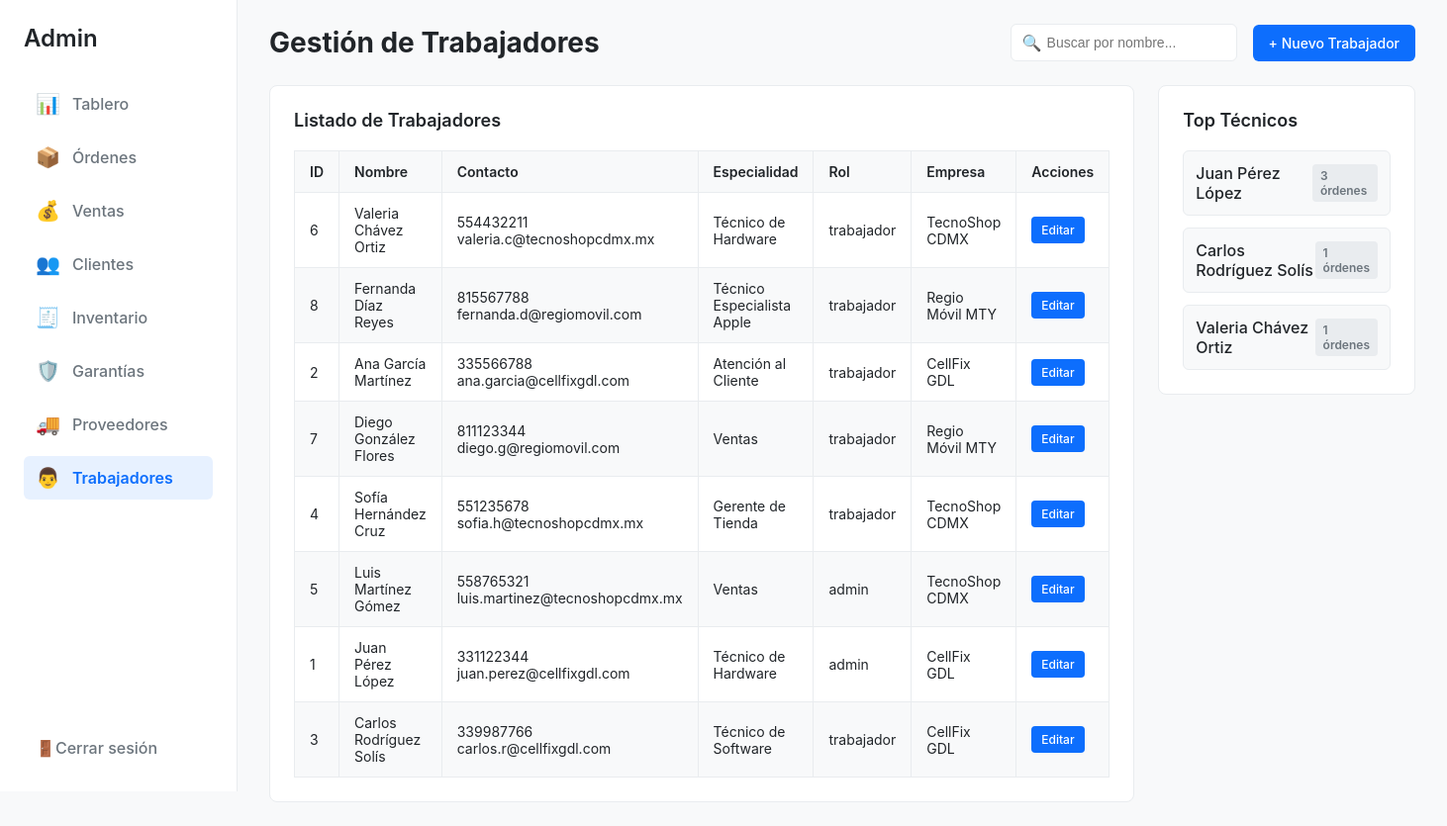
Before: /admin/trabajadores.php (signed in) with the older database file.
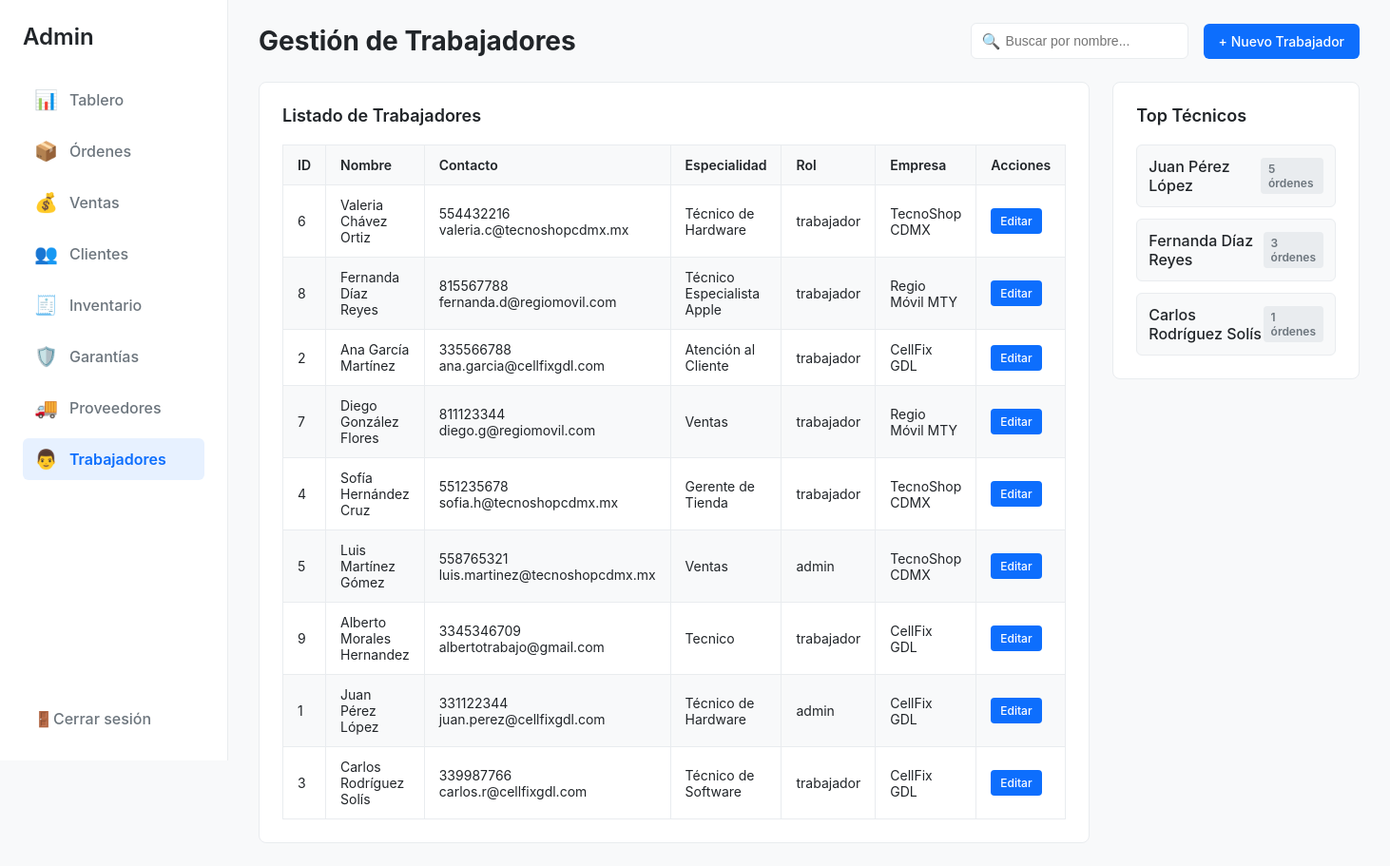
After: the same page with the newer database file.
### tables this page shows
CREATE TABLE `trabajador` (
  `id_trabajador` int(11) NOT NULL,
  `contrasena` varchar(20) NOT NULL,
  `nombre` varchar(100) NOT NULL,
  `apellido` varchar(100) NOT NULL,
  `telefono` varchar(15) NOT NULL,
  `correo` varchar(100) NOT NULL,
  `direccion` varchar(100) NOT NULL,
  `num_direccion` varchar(10) NOT NULL,
  `especialidad` varchar(100) NOT NULL,
  `rol` enum('admin','trabajador') NOT NULL DEFAULT 'trabajador',
  `id_empresa` int(11) NOT NULL
);

CREATE TABLE `empresa` (
  `id_empresa` int(11) NOT NULL,
  `nombre_empresa` varchar(100) NOT NULL,
  `telefono` varchar(15) NOT NULL,
  `correo` varchar(100) NOT NULL,
  `direccion` varchar(100) NOT NULL
);

### html/admin/trabajadores.php (the view, shortened to what the changed rows need)
<?php
require '../config/conexion.php';
try{
    $sql_lista = "SELECT
                    t.id_trabajador,
                    t.nombre,
                    t.apellido,
                    t.telefono,
                    t.correo,
                    t.especialidad,
                    t.rol,
                    e.nombre_empresa
                FROM trabajador AS t
                LEFT JOIN empresa AS e ON t.id_empresa = e.id_empresa
                ORDER BY t.apellido ASC, t.nombre ASC";
$stmt_lista = $pdo->query($sql_lista);
$trabajadores = $stmt_lista->fetchAll(PDO::FETCH_ASSOC);
    $sql_top = "SELECT nombre, apellido, total_ordenes
                FROM vista_ranking_tecnicos LIMIT 3";
    $stmt_top = $pdo->query($sql_top);
    $top_tecnicos = $stmt_top->fetchAll(PDO::FETCH_ASSOC);
}
catch (\PDOException $e){
    echo "Error al consultar la base de datos: " . $e->getMessage();
    die();
}
?>
<!DOCTYPE html>
<html lang="es">
<head>
</head>
<body>
    <main class="main-content">
        <header class="main-header">
            <h1>Gestión de Trabajadores</h1>
        </header>
        <section class="page-layout">
            <div class="main-column">
                <div class="card">
                    <h2 class="card-header">Listado de Trabajadores</h2>
                    <table class="data-table">
                        <thead>
                            <tr>
                                <th>ID</th>
                                <th>Nombre</th>
                                <th>Contacto</th>
                                <th>Especialidad</th>
                                <th>Rol</th>
                                <th>Empresa</th>
                                <th>Acciones</th>
                            </tr>
                        </thead>
                        <tbody>
                            <?php if (empty($trabajadores)): ?>
                                <tr>
                                    <td colspan="7" style="text-align: center;">No se encontraron trabajadores.</td>
                                </tr>
                            <?php else: ?>
                                <?php foreach ($trabajadores as $trabajador): ?>
                                    <tr>
                                        <td><?php echo htmlspecialchars($trabajador['id_trabajador']); ?></td>
                                        <td><?php echo htmlspecialchars($trabajador['nombre'] . ' ' . $trabajador['apellido']); ?></td>
                                        <td>
                                            <?php echo htmlspecialchars($trabajador['telefono']); ?><br>
                                            <?php echo htmlspecialchars($trabajador['correo']); ?>
                                        </td>
                                        <td><?php echo htmlspecialchars($trabajador['especialidad']); ?></td>
                                        <td><?php echo htmlspecialchars($trabajador['rol']); ?></td>
                                        <td><?php echo htmlspecialchars($trabajador['nombre_empresa']); ?></td>
                                        <td>
                                            <a href="editar_trabajador.php?id=<?php echo $trabajador['id_trabajador']; ?>" class="btn-edit">Editar</a>
                                        </td>
                                    </tr>
                                <?php endforeach; ?>
                            <?php endif; ?>
                        </tbody>
                    </table>
                </div>
            </div>
            <div class="sidebar-column">
                <div class="card">
                    <h2 class="card-header">Top Técnicos</h2>
                    <ul class="top-list">
                        <?php if (empty($top_tecnicos)): ?>
                            <li style="text-align: center; color: var(--color-texto-secundario); font-size: 14px;">
                                No hay datos de reparaciones.
                            </li>
                        <?php else: ?>
                            <?php foreach ($top_tecnicos as $tecnico): ?>
                                <li class="top-list-item">
                                    <span class="name"><?php echo htmlspecialchars($tecnico['nombre'] . ' ' . $tecnico['apellido']); ?></span>
                                    <span class="count"><?php echo $tecnico['total_ordenes']; ?> órdenes</span>
                                </li>
                            <?php endforeach; ?>
                        <?php endif; ?>
                    </ul>
                </div>
            </div>
        </section>
    </main>
</body>
</html>

Changed rows visible on the page:
no longer on one of the page's lists (row edited): trabajador: nombre+apellido "Valeria Chávez Ortiz"
changed trabajador "Valeria Chávez Ortiz": telefono "554432211" → "554432216"
now on one of the page's lists (row edited): trabajador: nombre+apellido "Fernanda Díaz Reyes"
added trabajador: id_trabajador "9", nombre+apellido "Alberto Morales Hernandez", telefono "3345346709", correo "albertotrabajo@gmail.com", especialidad "Tecnico", rol "trabajador", id_empresa.nombre_empresa "CellFix GDL", shown under "Listado de Trabajadores"
changed trabajador "Juan Pérez López": total_ordenes "3" → "5"
